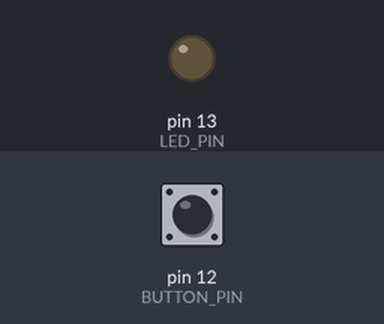
Bench run of a sketch on a simulated Arduino Uno, built with avr-gcc and run on an emulated ATmega328P. Parts: output pins drawn as LEDs (lit = HIGH). Dashed ring = blinking. The test bench sets the inputs (shaded band); at power-on: pin 12 (BUTTON_PIN) LOW.

Above: at 1.2 s.
1.3 s: pin 12 (BUTTON_PIN) pulled HIGH for 1 s
At 1.68 s:
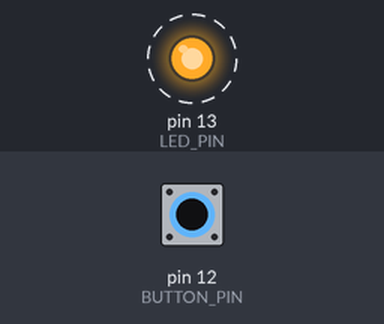
4.3 s: pin 12 (BUTTON_PIN) pulled HIGH for 3.2 s
At 8.7 s:
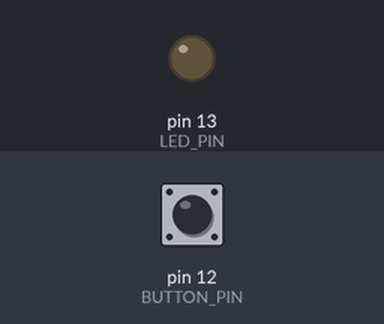
9.0 s: pin 12 (BUTTON_PIN) pulled HIGH for 0.2 s
At 9.8 s:
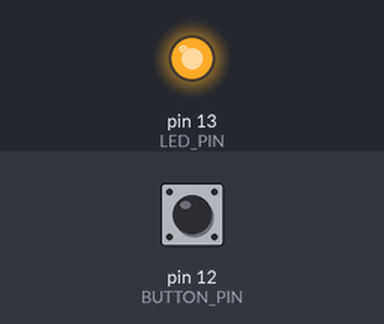
Timing chart, 0 to 12.0 s (numbered marks = the images above; inputs shaded):
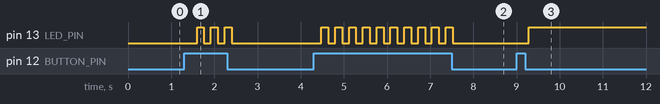

The sketch:

1_light_button.ino
```cpp
// Pin initialization
const int BUTTON_PIN = 12;
const int LED_PIN = 13;

// Possible light(LED) switch states
enum SwitchState {
  ON,
  OFF
};

const int WAIT = 160; // Will be needed for button functional consistency

// State initialization
SwitchState currentState = OFF;

void setup(){
  // Pin configuration
  pinMode(BUTTON_PIN, INPUT);
  pinMode(LED_PIN, OUTPUT);
}

void manageOnState (){
  digitalWrite(LED_PIN, HIGH);
  if(digitalRead(BUTTON_PIN) == HIGH)
    changeState();
}

void manageOffState () {
  digitalWrite(LED_PIN, LOW);
  if(digitalRead(BUTTON_PIN) == HIGH)
    changeState();
}

void changeState() {
  currentState = (SwitchState)!currentState; // I don't really know if it was a good choice to do this, maybe it was too much modularization, but there we go
  // As there is only two possible states, this is a viable logic for state manipulation
}

void loop(){
  switch (currentState){
    case ON:
      manageOnState();
      break;
    case OFF:
      manageOffState();
      break;
  }
  delay(WAIT); // A loop starts and ends too quickly, so, to not change states various times at one press of the button, there needs to be some kind of blockage.
  // As  this is a very simple aplication, that will not be ampliated, there isn't a real problem at the use of delay
  // Since the execution is blocked, during the period of time that has been designated for the delay, any button presses will be ignored
}
```

Measured:
- after the input at 1.3 s, pin 13 (LED_PIN): alternates HIGH for 0.16 s and LOW for 0.16 s, 6 changes in all, then stays LOW, starting after 0.30 s
- after the input at 4.3 s, pin 13 (LED_PIN): alternates HIGH for 0.16 s and LOW for 0.16 s, 20 changes in all, then stays LOW, starting after 0.18 s
- after the input at 9.0 s, pin 13 (LED_PIN): LOW → HIGH after 0.28 s
